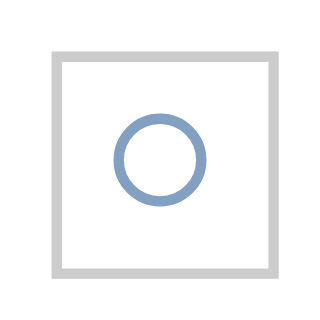

Express this chart as Vega-Lite.
### Vega specification from a JSON file in a GitHub repository (floating-point values rounded to 4 significant figures)
{"$schema": "https://vega.github.io/schema/vega/v3.0.json", "autosize": "pad", "padding": 5, "encode": {"update": {"stroke": {"value": "#ccc"}, "fill": {"value": "transparent"}}}, "data": [{"name": "source_0", "values": [{}]}], "signals": [{"name": "width", "update": "21"}, {"name": "height", "update": "21"}], "marks": [{"name": "marks", "type": "symbol", "clip": true, "role": "point", "from": {"data": "source_0"}, "encode": {"update": {"x": {"value": 10.5}, "y": {"value": 10.5}, "stroke": {"value": "#4c78a8"}, "fill": {"value": "transparent"}, "opacity": {"value": 0.7}}}}], "config": {"axis": {"quantitativeExtent": 30}}}
